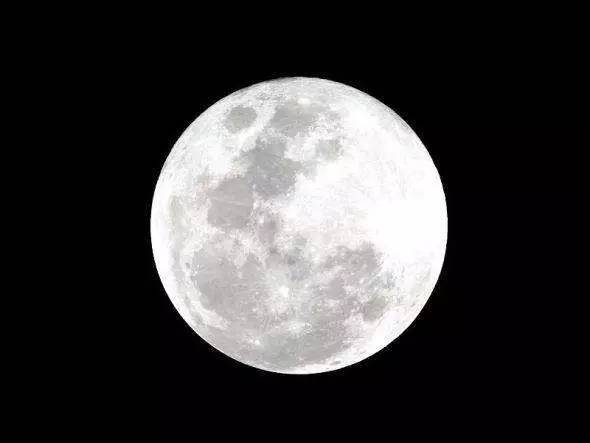
#> input picture dataset/moon.jpeg, 590 x 443 px
$ jupyter execute '直方图的定义和其在图像处理中的应用.ipynb'   (older library calls are emulated)
#> lines starting #> are read from the running program, lines starting #| are printed output that depends on the picture; long printed decimals are rounded
# 直方图的定义与应用

## 定义

直方图是一种描述数据的分布

通过将连续变量划分成一系列区间，统计区间频率，并用来表示，以表征其统计特征

在图像处理中，直方图可以用来表示图像中像素值的分布状况，描述不同灰度级的像素在图像中的占比

## 应用简介

1. 图像增强。通过调整像素值，让图像的像素复合某种统计特性，达到增强图像的目的

2. 分割。利用直方图来将图像划分为多个区域，从而进行目标分割

3. 像素的统计特性，可以作为图像的一种特征，用于对图像内容进行分类、检索、压缩

## 一个简单的绘制直方图的例子

[cell 1]
import cv2
import matplotlib.pyplot as plt
import numpy as np

img = cv2.imread('../../dataset/moon.jpeg', 0)
#> img: shape (443, 590); min 0, max 255, mean 59.8
print(img.shape)
#| (443, 590)

plt.imshow(img, cmap='gray')
plt.show()

[cell 2]
hist = cv2.calcHist([img], [0], None, [16], [0, 256])
#> hist = [190782, 698, 191, 120, 89, 83, 68, 81, 96, 135, 1627, 10413, 10615, 10048, 12316, 24008]
hist /= float(img.shape[0] * img.shape[1])
#> hist = [0.73, 0.00267, 0.000731, 0.000459, 0.000341, 0.000318, 0.00026, 0.00031, 0.000367, 0.000517, 0.00622, 0.0398, 0.0406, 0.0384, 0.0471, 0.0919]
print(hist[:5])
#| [[7.2993076e-01]
#|  [2.6705437e-03]
#|  [7.3076482e-04]
#|  [4.5911927e-04]
#|  [3.4051345e-04]]
print(hist[-5:])
#| [[0.03984]
#|  [0.04061]
#|  [0.03844]
#|  [0.04712]
#|  [0.09185]]

关于`cv2.calcHist`函数的说明

```
hist = cv2.calcHist(images, channels, mask, histSize, ranges, accumulate)
```

- images: 源图像
- channels：参与计算直方图的通道
- mask：一个可选的掩膜，它与源图像具有相同的尺寸，用于指定计算直方图的区域。例如，可以通过指定一个矩形来计算图像的某个区域的直方图。
- histSize：表示要计算的直方图的大小，以方括号形式传入。如果输入图像是灰度图像，则为灰度级别数；如果是彩色图像，则可以对每个通道指定不同的大小，例如 [256, 256, 256] 表示每个通道的直方图大小为 256。
- ranges：表示像素值的范围，以方括号形式传入。如果输入图像是灰度图像，则范围应该是 [0, 256]；如果是彩色图像，则可以为每个通道指定不同的范围，例如 [0, 256, 0, 256, 0, 256] 表示每个通道的范围分别为 [0, 256]。
- accmulate：一个可选的参数，用于指定是否要累加直方图。如果指定为 True，则计算整幅图像的直方图；如果指定为 False，则只计算当前区域的直方图。

[cell 3]
plt.bar(range(16), hist.ravel())
plt.show()
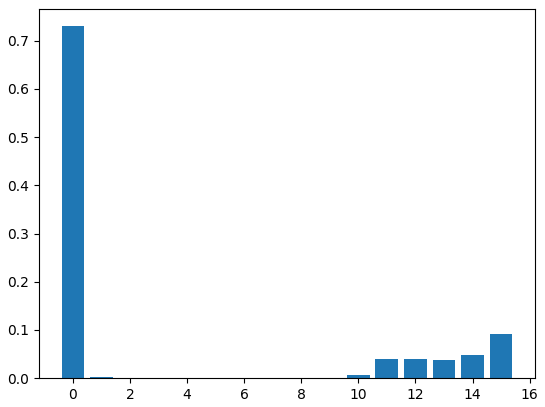
#> figure drawn by matplotlib, 1 panel; tallest bar 0.73 high, from x = -0.4 to 0.4

### 另一种更常见的实现方式如下

[cell 4]
hist, bins = np.histogram(img.flatten(), bins=16, range=[0, 256])
#> hist = [190782, 698, 191, 120, 89, 83, 68, 81, 96, 135, 1627, 10413, 10615, 10048, 12316, 24008]; bins = 17 values from 0 to 256
plt.hist(img.flatten(), bins=bins)
plt.show()
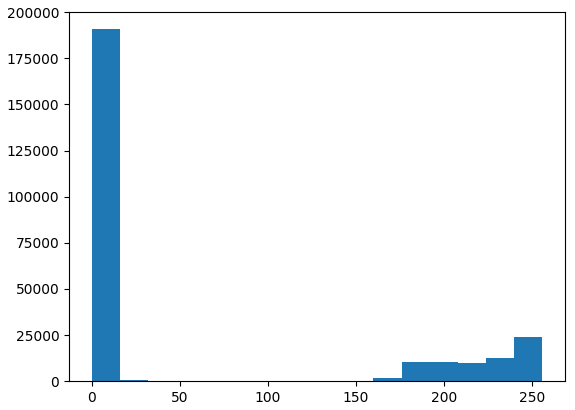
#> figure drawn by matplotlib, 1 panel; tallest bar 190782 high, from x = 0 to 16

关于np.histagram的用法：

```
hist, bins = np.histogram(a, bins=10, range=None, normed=False, weights=None, density=None)
```

- a: 输入的一维数组。
- bins: 直方图的bin数量，也可以指定每个bin的边界，如[0, 10, 20, 30, 40]。
- range: 直方图统计的范围。
- normed和density：两个参数效果相同，设置是否对结果进行归一化。

## 直方图均衡化

直方图最广泛的应用之一，就是直方图均衡化。

直方图均衡化，是一种对**图像增强**的方法：通过重新分配像素值的灰度级，来增强图像的对比度。

#### 基本思想

将直方图变换为一个均匀分布的直方图，使得像素值更加均匀，从而达到增强图像的目的。

通常，直方图中呈现尖峰的位置，说明处于该值的像素较为接近

而直方图均衡化后，可以令这些像素取值更加分散，因此视觉上可以将不明显的物体与周围物体区分开来

#### 主要方法

1. 全局直方图均衡化

2. 局部直方图均衡化

3. 对数变换均衡化

4. 自适应直方图均衡化

5. 双直方图均衡化

[cell 5]
cdf = hist.cumsum()  # 先统计每个区间的像素总数的累加
#> cdf = [190782, 191480, 191671, 191791, 191880, 191963, 192031, 192112, 192208, 192343, 193970, 204383, 214998, 225046, 237362, 261370]
print(cdf)
#| [190782 191480 191671 191791 191880 191963 192031 192112 192208 192343
#|  193970 204383 214998 225046 237362 261370]
plt.bar(range(16), cdf.ravel())
plt.show()
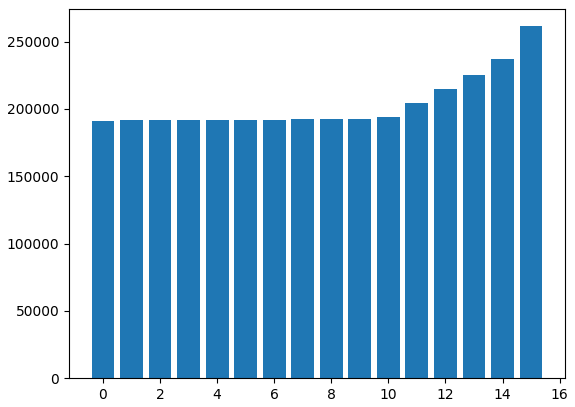
#> figure drawn by matplotlib, 1 panel; tallest bar 261370 high, from x = 14.6 to 15.4

[cell 6]
cdf_norm = cdf * hist.max() / cdf.max()
#> cdf_norm = [139257.6, 139767.1, 139906.6, 139994.1, 140059.1, 140119.7, 140169.3, 140228.5, 140298.5, 140397.1, 141584.7, 149185.4, 156933.7, 164268, 173257.8, 190782]
print(cdf_norm, hist.max(), cdf.max(), hist.max() / cdf.max())
#| [139257.648 139767.140 139906.557 139994.148
#|  140059.112  140119.696 140169.332 140228.456
#|  140298.530 140397.070 141584.667 149185.436
#|  156933.651 164267.995 173257.823 190782.        ] 190782 261370 0.7299
plt.bar(range(16), cdf_norm.ravel())
plt.show()
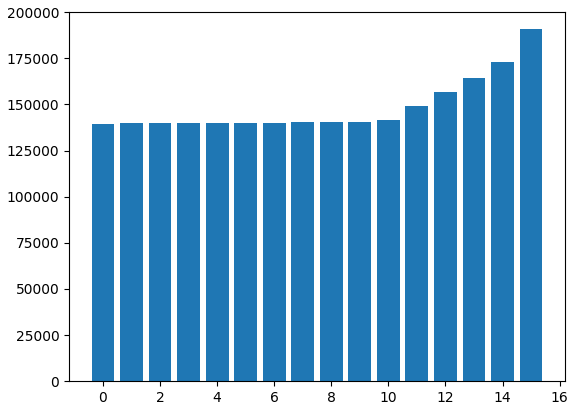
#> figure drawn by matplotlib, 1 panel; tallest bar 190782 high, from x = 14.6 to 15.4
